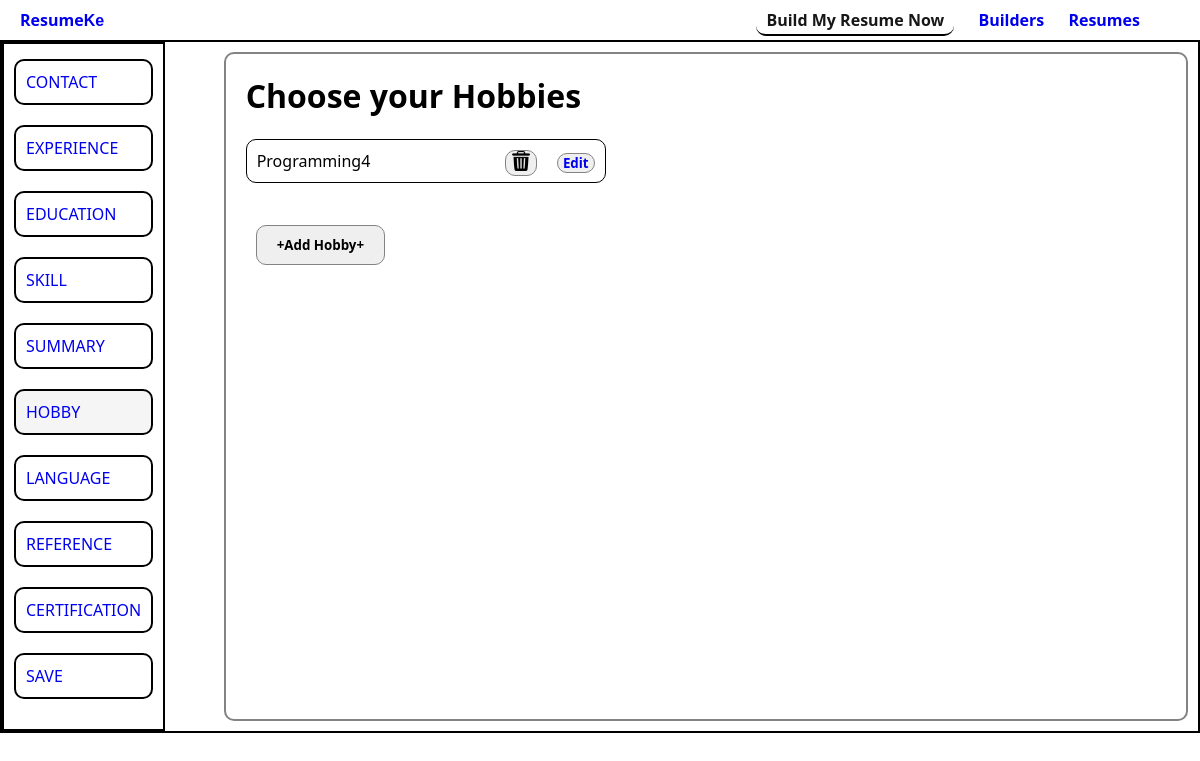
The page /client/hobby/ (signed in) on the database as committed earlier.
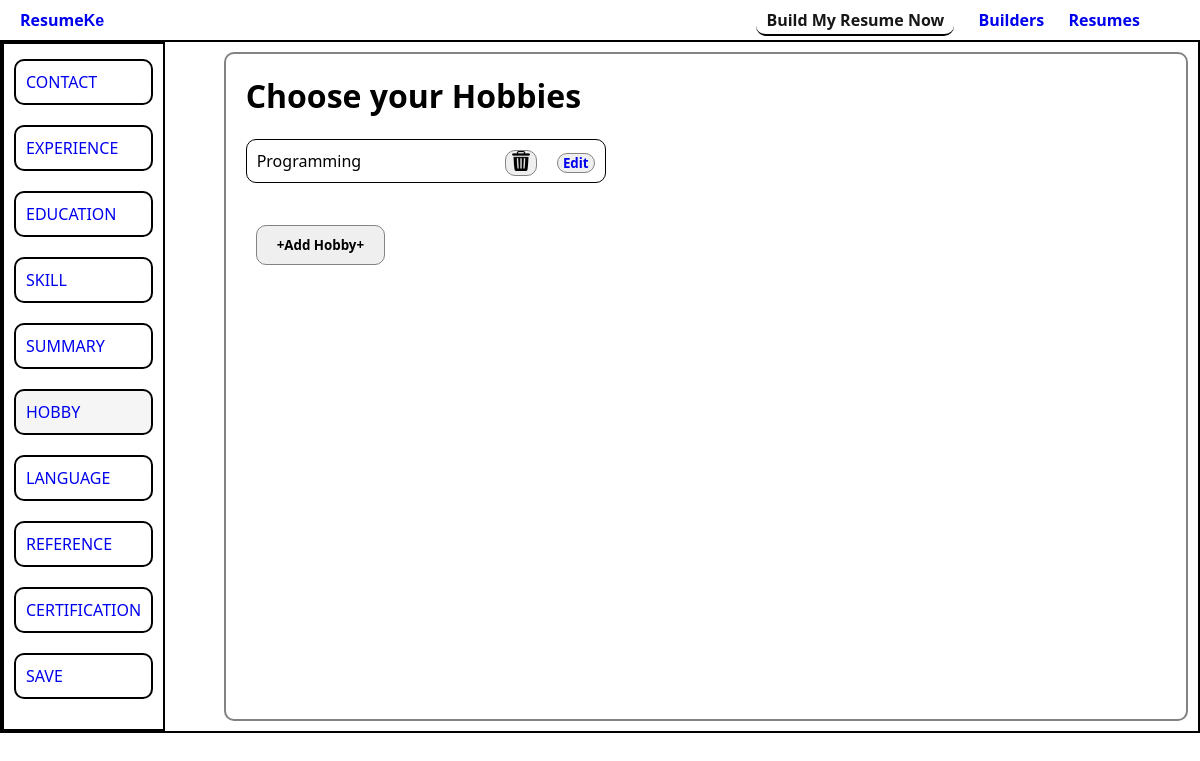
The same page on the database as committed later.
### client/models.py (models this page shows, shortened)
class Hobby(models.Model):
    client = models.ForeignKey(Client, on_delete=models.CASCADE)
    name = models.CharField(max_length=100, default='')

### client/views.py (the view)
# urls.py: path('hobby/', hobby, name="client_hobby_page"),
@login_required
def hobby(request):
    client = get_object_or_404(Client, user=request.user)
    hobbies = Hobby.objects.filter(client=client)
    if request.method == 'POST':
        hobby_form = HobbyForm(request.POST)
        if hobby_form.is_valid():
            hobby = hobby_form.save(commit=False)
            hobby.client = client
            hobby.save()
            return redirect("client:client_hobby_page")
    else:
        hobby_form = HobbyForm()
    return render(request, "hobby/index.html", {
        "hobbies":hobbies,
        "hobby_form":hobby_form,
        "active_page": "hobby",
    })

### client/templates/hobby/index.html (shortened to what this page needs)
{% extends "base.html" %}
{% block head %}
    {% load static %}
    <link rel="stylesheet" href="{% static 'css/builder/input.css' %}">
{% endblock head %}
{% block body %}
<div class="input-page">
    {% include "left-navbar.html" with active_page="hobby" %}
    <div class="experience-section right-side">
        <h1>Choose your Hobbies</h1>
        <br>
        {% for hobby in hobbies %}
            <div id="experiences">
                <a href="{% url 'client:edit_hobby' hobby.pk %}" class="experiences">
                    <p>{{hobby.name}}</p>
                </a>
                <form method="post" action="{% url 'client:delete_hobby' hobby.pk %}" class="del-btn skill-del-btn">
                    <button type="submit"><img src="{% static 'assets/bin.png' %}" alt="delete-icon"/></button>
                    <button><a href="{% url 'client:edit_hobby' hobby.pk %}">Edit</a></button>
                </form>
            </div>
        {% endfor %}
        <br>
        <button class="add-experience-btn">+Add Hobby+</button>
    </div>
</div>
{% endblock body %}

Rows that differ between the two databases and show on the page:
removed Hobby: name "Programming4"
added Hobby: name "Programming"
